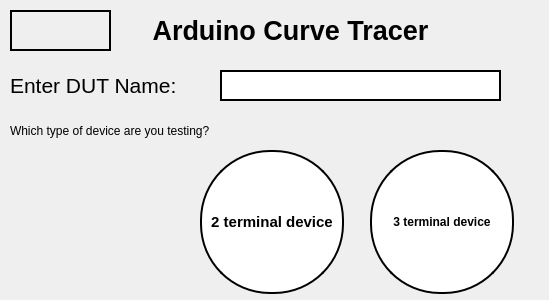
<?xml version="1.0" encoding="UTF-8"?>
<ui version="4.0">
 <class>Dialog</class>
 <widget class="QDialog" name="Dialog">
  <property name="geometry">
   <rect>
    <x>0</x>
    <y>0</y>
    <width>549</width>
    <height>300</height>
   </rect>
  </property>
  <property name="palette">
   <palette>
    <active>
     <colorrole role="ButtonText">
      <brush brushstyle="SolidPattern">
       <color alpha="215">
        <red>76</red>
        <green>76</green>
        <blue>76</blue>
       </color>
      </brush>
     </colorrole>
    </active>
    <inactive>
     <colorrole role="ButtonText">
      <brush brushstyle="SolidPattern">
       <color alpha="215">
        <red>76</red>
        <green>76</green>
        <blue>76</blue>
       </color>
      </brush>
     </colorrole>
    </inactive>
    <disabled>
     <colorrole role="ButtonText">
      <brush brushstyle="SolidPattern">
       <color alpha="255">
        <red>159</red>
        <green>158</green>
        <blue>158</blue>
       </color>
      </brush>
     </colorrole>
    </disabled>
   </palette>
  </property>
  <property name="windowTitle">
   <string>Dialog</string>
  </property>
  <property name="styleSheet">
   <string notr="true">border-size:40px;
border-color:red;
border-style: solid;
 border-radius:0px;</string>
  </property>
  <widget class="QLabel" name="label">
   <property name="geometry">
    <rect>
     <x>30</x>
     <y>20</y>
     <width>521</width>
     <height>20</height>
    </rect>
   </property>
   <property name="font">
    <font>
     <pointsize>20</pointsize>
     <weight>75</weight>
     <bold>true</bold>
    </font>
   </property>
   <property name="text">
    <string>Arduino Curve Tracer</string>
   </property>
   <property name="alignment">
    <set>Qt::AlignCenter</set>
   </property>
  </widget>
  <widget class="QLabel" name="label_2">
   <property name="geometry">
    <rect>
     <x>10</x>
     <y>70</y>
     <width>171</width>
     <height>31</height>
    </rect>
   </property>
   <property name="font">
    <font>
     <pointsize>16</pointsize>
    </font>
   </property>
   <property name="text">
    <string>Enter DUT Name:</string>
   </property>
  </widget>
  <widget class="QPlainTextEdit" name="plainTextEdit">
   <property name="geometry">
    <rect>
     <x>220</x>
     <y>70</y>
     <width>281</width>
     <height>31</height>
    </rect>
   </property>
   <property name="styleSheet">
    <string notr="true">border-style: solid;
 border-width:2px;
 border-color: black;</string>
   </property>
  </widget>
  <widget class="QPushButton" name="pushButton">
   <property name="geometry">
    <rect>
     <x>200</x>
     <y>150</y>
     <width>144</width>
     <height>144</height>
    </rect>
   </property>
   <property name="palette">
    <palette>
     <active>
      <colorrole role="Button">
       <brush brushstyle="SolidPattern">
        <color alpha="255">
         <red>255</red>
         <green>255</green>
         <blue>255</blue>
        </color>
       </brush>
      </colorrole>
      <colorrole role="Base">
       <brush brushstyle="SolidPattern">
        <color alpha="255">
         <red>255</red>
         <green>255</green>
         <blue>255</blue>
        </color>
       </brush>
      </colorrole>
      <colorrole role="Window">
       <brush brushstyle="SolidPattern">
        <color alpha="255">
         <red>255</red>
         <green>255</green>
         <blue>255</blue>
        </color>
       </brush>
      </colorrole>
     </active>
     <inactive>
      <colorrole role="Button">
       <brush brushstyle="SolidPattern">
        <color alpha="255">
         <red>255</red>
         <green>255</green>
         <blue>255</blue>
        </color>
       </brush>
      </colorrole>
      <colorrole role="Base">
       <brush brushstyle="SolidPattern">
        <color alpha="255">
         <red>255</red>
         <green>255</green>
         <blue>255</blue>
        </color>
       </brush>
      </colorrole>
      <colorrole role="Window">
       <brush brushstyle="SolidPattern">
        <color alpha="255">
         <red>255</red>
         <green>255</green>
         <blue>255</blue>
        </color>
       </brush>
      </colorrole>
     </inactive>
     <disabled>
      <colorrole role="Button">
       <brush brushstyle="SolidPattern">
        <color alpha="255">
         <red>255</red>
         <green>255</green>
         <blue>255</blue>
        </color>
       </brush>
      </colorrole>
      <colorrole role="Base">
       <brush brushstyle="SolidPattern">
        <color alpha="255">
         <red>255</red>
         <green>255</green>
         <blue>255</blue>
        </color>
       </brush>
      </colorrole>
      <colorrole role="Window">
       <brush brushstyle="SolidPattern">
        <color alpha="255">
         <red>255</red>
         <green>255</green>
         <blue>255</blue>
        </color>
       </brush>
      </colorrole>
     </disabled>
    </palette>
   </property>
   <property name="font">
    <font>
     <pointsize>11</pointsize>
     <weight>75</weight>
     <bold>true</bold>
    </font>
   </property>
   <property name="styleSheet">
    <string notr="true"> background-color: white;
 border-style: solid;
 border-width:2px;
 border-radius:70px;
 border-color: black;
 max-width:140px;
 max-height:140px;
 min-width:140px;
 min-height:140px;
background-image: url(/home/uka_in/development/ACT_ZIF_GUI/diode.jpg)</string>
   </property>
   <property name="text">
    <string>2 terminal device</string>
   </property>
   <property name="flat">
    <bool>false</bool>
   </property>
  </widget>
  <widget class="QPushButton" name="pushButton_2">
   <property name="geometry">
    <rect>
     <x>370</x>
     <y>150</y>
     <width>144</width>
     <height>144</height>
    </rect>
   </property>
   <property name="font">
    <font>
     <weight>75</weight>
     <bold>true</bold>
    </font>
   </property>
   <property name="autoFillBackground">
    <bool>false</bool>
   </property>
   <property name="styleSheet">
    <string notr="true"> background-color: white;
 border-style: solid;
 border-width:2px;
 border-radius:70px;
 border-color: black;
 max-width:140px;
 max-height:140px;
 min-width:140px;
 min-height:140px;
background-image: url(/home/uka_in/development/ACT_ZIF_GUI/bjt.jpg)</string>
   </property>
   <property name="text">
    <string>3 terminal device</string>
   </property>
  </widget>
  <widget class="QLabel" name="label_3">
   <property name="geometry">
    <rect>
     <x>10</x>
     <y>110</y>
     <width>251</width>
     <height>41</height>
    </rect>
   </property>
   <property name="text">
    <string>Which type of device are you testing?</string>
   </property>
  </widget>
  <widget class="QLabel" name="label_4">
   <property name="geometry">
    <rect>
     <x>10</x>
     <y>10</y>
     <width>101</width>
     <height>41</height>
    </rect>
   </property>
   <property name="styleSheet">
    <string notr="true">border-style: solid;
 border-width:2px;
 border-color: black;</string>
   </property>
   <property name="text">
    <string/>
   </property>
   <property name="pixmap">
    <pixmap>../../../development/ACT_ZIF_GUI/cedt.jpg</pixmap>
   </property>
   <property name="scaledContents">
    <bool>true</bool>
   </property>
  </widget>
 </widget>
 <resources/>
 <connections/>
</ui>
